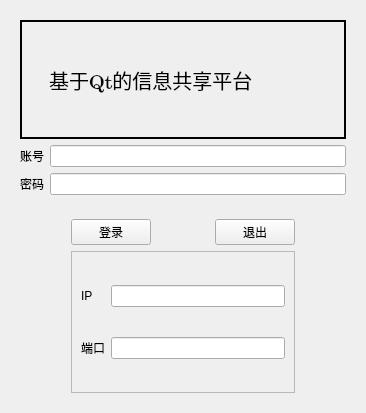
<?xml version="1.0" encoding="UTF-8"?>
<ui version="4.0">
 <class>Dialog_login</class>
 <widget class="QWidget" name="Dialog_login">
  <property name="geometry">
   <rect>
    <x>0</x>
    <y>0</y>
    <width>366</width>
    <height>413</height>
   </rect>
  </property>
  <property name="windowTitle">
   <string>Form</string>
  </property>
  <layout class="QVBoxLayout" name="verticalLayout">
   <item>
    <widget class="QWidget" name="widget_2" native="true">
     <layout class="QGridLayout" name="gridLayout_2">
      <item row="1" column="0">
       <widget class="QLabel" name="label_Account">
        <property name="text">
         <string>账号</string>
        </property>
       </widget>
      </item>
      <item row="1" column="1">
       <widget class="QLineEdit" name="lineEdit_Account"/>
      </item>
      <item row="2" column="1">
       <widget class="QLineEdit" name="lineEdit_Password">
        <property name="echoMode">
         <enum>QLineEdit::Password</enum>
        </property>
       </widget>
      </item>
      <item row="2" column="0">
       <widget class="QLabel" name="label_Password">
        <property name="text">
         <string>密码</string>
        </property>
       </widget>
      </item>
      <item row="0" column="0" colspan="2">
       <widget class="QLabel" name="label_3">
        <property name="font">
         <font>
          <family>Century</family>
          <pointsize>15</pointsize>
         </font>
        </property>
        <property name="contextMenuPolicy">
         <enum>Qt::DefaultContextMenu</enum>
        </property>
        <property name="autoFillBackground">
         <bool>false</bool>
        </property>
        <property name="frameShape">
         <enum>QFrame::WinPanel</enum>
        </property>
        <property name="text">
         <string>    基于Qt的信息共享平台</string>
        </property>
        <property name="pixmap">
         <pixmap resource="Icons.qrc">:/Icons/Chicken.jpg</pixmap>
        </property>
        <property name="scaledContents">
         <bool>false</bool>
        </property>
        <property name="openExternalLinks">
         <bool>false</bool>
        </property>
        <property name="textInteractionFlags">
         <set>Qt::LinksAccessibleByMouse</set>
        </property>
       </widget>
      </item>
     </layout>
    </widget>
   </item>
   <item>
    <widget class="QWidget" name="widget" native="true">
     <layout class="QGridLayout" name="gridLayout">
      <item row="0" column="3">
       <widget class="QPushButton" name="btn_Exit">
        <property name="text">
         <string>退出</string>
        </property>
       </widget>
      </item>
      <item row="0" column="1">
       <widget class="QPushButton" name="btn_Login">
        <property name="text">
         <string>登录</string>
        </property>
        <property name="autoDefault">
         <bool>true</bool>
        </property>
       </widget>
      </item>
      <item row="0" column="0">
       <spacer name="horizontalSpacer">
        <property name="orientation">
         <enum>Qt::Horizontal</enum>
        </property>
        <property name="sizeHint" stdset="0">
         <size>
          <width>40</width>
          <height>20</height>
         </size>
        </property>
       </spacer>
      </item>
      <item row="0" column="4">
       <spacer name="horizontalSpacer_3">
        <property name="orientation">
         <enum>Qt::Horizontal</enum>
        </property>
        <property name="sizeHint" stdset="0">
         <size>
          <width>40</width>
          <height>20</height>
         </size>
        </property>
       </spacer>
      </item>
      <item row="0" column="2">
       <spacer name="horizontalSpacer_2">
        <property name="orientation">
         <enum>Qt::Horizontal</enum>
        </property>
        <property name="sizeHint" stdset="0">
         <size>
          <width>40</width>
          <height>20</height>
         </size>
        </property>
       </spacer>
      </item>
      <item row="1" column="1" colspan="3">
       <widget class="QFrame" name="frame">
        <property name="frameShape">
         <enum>QFrame::StyledPanel</enum>
        </property>
        <property name="frameShadow">
         <enum>QFrame::Raised</enum>
        </property>
        <layout class="QGridLayout" name="gridLayout_3">
         <item row="0" column="0">
          <widget class="QLabel" name="label">
           <property name="text">
            <string>IP</string>
           </property>
          </widget>
         </item>
         <item row="0" column="1">
          <widget class="QLineEdit" name="lineEdit_IP"/>
         </item>
         <item row="1" column="0">
          <widget class="QLabel" name="label_2">
           <property name="text">
            <string>端口</string>
           </property>
          </widget>
         </item>
         <item row="1" column="1">
          <widget class="QLineEdit" name="lineEdit_Port"/>
         </item>
        </layout>
       </widget>
      </item>
     </layout>
    </widget>
   </item>
  </layout>
 </widget>
 <resources>
  <include location="Icons.qrc"/>
 </resources>
 <connections/>
</ui>
